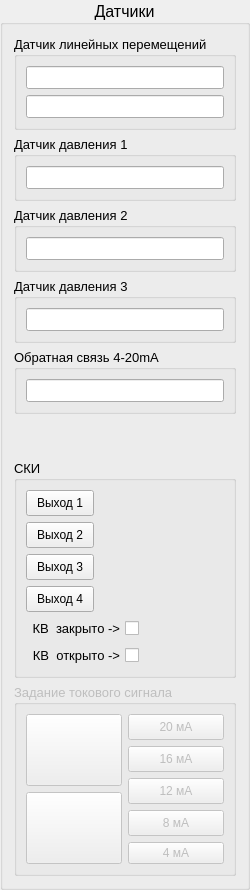
         <widget class="QGroupBox" name="groupBox_sensors">
          <property name="sizePolicy">
           <sizepolicy hsizetype="Maximum" vsizetype="Preferred">
            <horstretch>0</horstretch>
            <verstretch>0</verstretch>
           </sizepolicy>
          </property>
          <property name="maximumSize">
           <size>
            <width>300</width>
            <height>16777215</height>
           </size>
          </property>
          <property name="font">
           <font>
            <family>Segoe UI</family>
            <pointsize>12</pointsize>
           </font>
          </property>
          <property name="title">
           <string>Датчики</string>
          </property>
          <property name="alignment">
           <set>Qt::AlignmentFlag::AlignCenter</set>
          </property>
          <layout class="QVBoxLayout" name="verticalLayout_7">
           <item>
            <widget class="QGroupBox" name="groupBox_linearMotionSensor">
             <property name="font">
              <font>
               <family>Segoe UI</family>
               <pointsize>10</pointsize>
              </font>
             </property>
             <property name="title">
              <string>Датчик линейных перемещений</string>
             </property>
             <layout class="QVBoxLayout" name="verticalLayout_3">
              <item>
               <widget class="QLineEdit" name="lineEdit_linearSensor">
                <property name="sizePolicy">
                 <sizepolicy hsizetype="Preferred" vsizetype="Preferred">
                  <horstretch>0</horstretch>
                  <verstretch>0</verstretch>
                 </sizepolicy>
                </property>
                <property name="focusPolicy">
                 <enum>Qt::FocusPolicy::NoFocus</enum>
                </property>
                <property name="styleSheet">
                 <string notr="true">padding: 2px 2px;</string>
                </property>
                <property name="text">
                 <string/>
                </property>
                <property name="readOnly">
                 <bool>true</bool>
                </property>
               </widget>
              </item>
              <item>
               <widget class="QLineEdit" name="lineEdit_linearSensorPercent">
                <property name="sizePolicy">
                 <sizepolicy hsizetype="Preferred" vsizetype="Preferred">
                  <horstretch>0</horstretch>
                  <verstretch>0</verstretch>
                 </sizepolicy>
                </property>
                <property name="focusPolicy">
                 <enum>Qt::FocusPolicy::NoFocus</enum>
                </property>
                <property name="styleSheet">
                 <string notr="true">padding: 2px 2px;</string>
                </property>
                <property name="text">
                 <string/>
                </property>
                <property name="readOnly">
                 <bool>true</bool>
                </property>
               </widget>
              </item>
             </layout>
            </widget>
           </item>
           <item>
            <widget class="QGroupBox" name="groupBox_pressureSensor_1">
             <property name="font">
              <font>
               <family>Segoe UI</family>
               <pointsize>10</pointsize>
              </font>
             </property>
             <property name="title">
              <string>Датчик давления 1</string>
             </property>
             <layout class="QVBoxLayout" name="verticalLayout_6">
              <item>
               <widget class="QLineEdit" name="lineEdit_pressureSensor_1">
                <property name="sizePolicy">
                 <sizepolicy hsizetype="Preferred" vsizetype="Preferred">
                  <horstretch>0</horstretch>
                  <verstretch>0</verstretch>
                 </sizepolicy>
                </property>
                <property name="focusPolicy">
                 <enum>Qt::FocusPolicy::NoFocus</enum>
                </property>
                <property name="styleSheet">
                 <string notr="true">padding: 2px 2px;</string>
                </property>
                <property name="readOnly">
                 <bool>true</bool>
                </property>
               </widget>
              </item>
             </layout>
            </widget>
           </item>
           <item>
            <widget class="QGroupBox" name="groupBox_pressureSensor_2">
             <property name="font">
              <font>
               <family>Segoe UI</family>
               <pointsize>10</pointsize>
              </font>
             </property>
             <property name="title">
              <string>Датчик давления 2</string>
             </property>
             <layout class="QVBoxLayout" name="verticalLayout_4">
              <item>
               <widget class="QLineEdit" name="lineEdit_pressureSensor_2">
                <property name="sizePolicy">
                 <sizepolicy hsizetype="Preferred" vsizetype="Preferred">
                  <horstretch>0</horstretch>
                  <verstretch>0</verstretch>
                 </sizepolicy>
                </property>
                <property name="focusPolicy">
                 <enum>Qt::FocusPolicy::NoFocus</enum>
                </property>
                <property name="styleSheet">
                 <string notr="true">padding: 2px 2px;</string>
                </property>
                <property name="readOnly">
                 <bool>true</bool>
                </property>
               </widget>
              </item>
             </layout>
            </widget>
           </item>
           <item>
            <widget class="QGroupBox" name="groupBox_pressureSensor_3">
             <property name="font">
              <font>
               <family>Segoe UI</family>
               <pointsize>10</pointsize>
              </font>
             </property>
             <property name="title">
              <string>Датчик давления 3</string>
             </property>
             <layout class="QVBoxLayout" name="verticalLayout_5">
              <item>
               <widget class="QLineEdit" name="lineEdit_pressureSensor_3">
                <property name="sizePolicy">
                 <sizepolicy hsizetype="Preferred" vsizetype="Preferred">
                  <horstretch>0</horstretch>
                  <verstretch>0</verstretch>
                 </sizepolicy>
                </property>
                <property name="focusPolicy">
                 <enum>Qt::FocusPolicy::NoFocus</enum>
                </property>
                <property name="styleSheet">
                 <string notr="true">padding: 2px 2px;</string>
                </property>
                <property name="readOnly">
                 <bool>true</bool>
                </property>
               </widget>
              </item>
             </layout>
            </widget>
           </item>
           <item>
            <widget class="QGroupBox" name="groupBox_feedback_4_20mA">
             <property name="font">
              <font>
               <family>Segoe UI</family>
               <pointsize>10</pointsize>
              </font>
             </property>
             <property name="title">
              <string>Обратная связь 4-20mA</string>
             </property>
             <layout class="QVBoxLayout" name="verticalLayout_35">
              <item>
               <widget class="QLineEdit" name="lineEdit_feedback_4_20mA">
                <property name="sizePolicy">
                 <sizepolicy hsizetype="Preferred" vsizetype="Preferred">
                  <horstretch>0</horstretch>
                  <verstretch>0</verstretch>
                 </sizepolicy>
                </property>
                <property name="focusPolicy">
                 <enum>Qt::FocusPolicy::NoFocus</enum>
                </property>
                <property name="styleSheet">
                 <string notr="true">padding: 2px 2px;</string>
                </property>
                <property name="readOnly">
                 <bool>true</bool>
                </property>
               </widget>
              </item>
             </layout>
            </widget>
           </item>
           <item>
            <spacer name="verticalSpacer_2">
             <property name="orientation">
              <enum>Qt::Orientation::Vertical</enum>
             </property>
             <property name="sizeHint" stdset="0">
              <size>
               <width>20</width>
               <height>40</height>
              </size>
             </property>
            </spacer>
           </item>
           <item>
            <widget class="QGroupBox" name="groupBox_DO">
             <property name="enabled">
              <bool>true</bool>
             </property>
             <property name="font">
              <font>
               <family>Segoe UI</family>
               <pointsize>10</pointsize>
              </font>
             </property>
             <property name="title">
              <string>СКИ</string>
             </property>
             <layout class="QFormLayout" name="formLayout_2">
              <item row="0" column="0">
               <widget class="QPushButton" name="pushButton_DO0">
                <property name="sizePolicy">
                 <sizepolicy hsizetype="Maximum" vsizetype="Maximum">
                  <horstretch>0</horstretch>
                  <verstretch>0</verstretch>
                 </sizepolicy>
                </property>
                <property name="font">
                 <font>
                  <family>Segoe UI</family>
                  <pointsize>9</pointsize>
                 </font>
                </property>
                <property name="styleSheet">
                 <string notr="true">padding: 5px 10px;</string>
                </property>
                <property name="text">
                 <string>Выход 1</string>
                </property>
                <property name="checkable">
                 <bool>true</bool>
                </property>
                <property name="checked">
                 <bool>false</bool>
                </property>
                <property name="flat">
                 <bool>false</bool>
                </property>
               </widget>
              </item>
              <item row="1" column="0">
               <widget class="QPushButton" name="pushButton_DO1">
                <property name="sizePolicy">
                 <sizepolicy hsizetype="Minimum" vsizetype="Preferred">
                  <horstretch>0</horstretch>
                  <verstretch>0</verstretch>
                 </sizepolicy>
                </property>
                <property name="font">
                 <font>
                  <family>Segoe UI</family>
                  <pointsize>9</pointsize>
                 </font>
                </property>
                <property name="styleSheet">
                 <string notr="true">padding: 5px 10px;</string>
                </property>
                <property name="text">
                 <string>Выход 2</string>
                </property>
                <property name="checkable">
                 <bool>true</bool>
                </property>
                <property name="checked">
                 <bool>false</bool>
                </property>
                <property name="flat">
                 <bool>false</bool>
                </property>
               </widget>
              </item>
              <item row="2" column="0">
               <widget class="QPushButton" name="pushButton_DO2">
                <property name="sizePolicy">
                 <sizepolicy hsizetype="Minimum" vsizetype="Preferred">
                  <horstretch>0</horstretch>
                  <verstretch>0</verstretch>
                 </sizepolicy>
                </property>
                <property name="font">
                 <font>
                  <family>Segoe UI</family>
                  <pointsize>9</pointsize>
                 </font>
                </property>
                <property name="styleSheet">
                 <string notr="true">padding: 5px 10px;</string>
                </property>
                <property name="text">
                 <string>Выход 3</string>
                </property>
                <property name="checkable">
                 <bool>true</bool>
                </property>
                <property name="checked">
                 <bool>false</bool>
                </property>
                <property name="flat">
                 <bool>false</bool>
                </property>
               </widget>
              </item>
              <item row="3" column="0">
               <widget class="QPushButton" name="pushButton_DO3">
                <property name="sizePolicy">
                 <sizepolicy hsizetype="Minimum" vsizetype="Preferred">
                  <horstretch>0</horstretch>
                  <verstretch>0</verstretch>
                 </sizepolicy>
                </property>
                <property name="font">
                 <font>
                  <family>Segoe UI</family>
                  <pointsize>9</pointsize>
                 </font>
                </property>
                <property name="styleSheet">
                 <string notr="true">padding: 5px 10px;</string>
                </property>
                <property name="text">
                 <string>Выход 4</string>
                </property>
                <property name="checkable">
                 <bool>true</bool>
                </property>
                <property name="checked">
                 <bool>false</bool>
                </property>
                <property name="flat">
                 <bool>false</bool>
                </property>
               </widget>
              </item>
              <item row="4" column="0">
               <widget class="QCheckBox" name="checkBox_switch_3_0">
                <property name="sizePolicy">
                 <sizepolicy hsizetype="Preferred" vsizetype="Preferred">
                  <horstretch>0</horstretch>
                  <verstretch>0</verstretch>
                 </sizepolicy>
                </property>
                <property name="focusPolicy">
                 <enum>Qt::FocusPolicy::NoFocus</enum>
                </property>
                <property name="layoutDirection">
                 <enum>Qt::LayoutDirection::RightToLeft</enum>
                </property>
                <property name="text">
                 <string>КВ  закрыто -&gt;</string>
                </property>
                <property name="checkable">
                 <bool>true</bool>
                </property>
               </widget>
              </item>
              <item row="5" column="0">
               <widget class="QCheckBox" name="checkBox_switch_0_3">
                <property name="sizePolicy">
                 <sizepolicy hsizetype="Preferred" vsizetype="Preferred">
                  <horstretch>0</horstretch>
                  <verstretch>0</verstretch>
                 </sizepolicy>
                </property>
                <property name="focusPolicy">
                 <enum>Qt::FocusPolicy::NoFocus</enum>
                </property>
                <property name="layoutDirection">
                 <enum>Qt::LayoutDirection::RightToLeft</enum>
                </property>
                <property name="text">
                 <string>КВ  открыто -&gt;</string>
                </property>
                <property name="checkable">
                 <bool>true</bool>
                </property>
                <property name="checked">
                 <bool>false</bool>
                </property>
               </widget>
              </item>
             </layout>
            </widget>
           </item>
           <item>
            <widget class="QGroupBox" name="groupBox_settingCurrentSignal">
             <property name="enabled">
              <bool>false</bool>
             </property>
             <property name="font">
              <font>
               <family>Segoe UI</family>
               <pointsize>10</pointsize>
              </font>
             </property>
             <property name="title">
              <string>Задание токового сигнала</string>
             </property>
             <layout class="QHBoxLayout" name="horizontalLayout_11">
              <item>
               <layout class="QVBoxLayout" name="verticalLayout_arrow">
                <item>
                 <widget class="QToolButton" name="toolButton_arrowUp">
                  <property name="sizePolicy">
                   <sizepolicy hsizetype="Preferred" vsizetype="Preferred">
                    <horstretch>0</horstretch>
                    <verstretch>0</verstretch>
                   </sizepolicy>
                  </property>
                  <property name="text">
                   <string/>
                  </property>
                  <property name="shortcut">
                   <string>Up</string>
                  </property>
                 </widget>
                </item>
                <item>
                 <widget class="QToolButton" name="toolButton_arrowDown">
                  <property name="sizePolicy">
                   <sizepolicy hsizetype="Preferred" vsizetype="Preferred">
                    <horstretch>0</horstretch>
                    <verstretch>0</verstretch>
                   </sizepolicy>
                  </property>
                  <property name="text">
                   <string/>
                  </property>
                  <property name="shortcut">
                   <string>Down</string>
                  </property>
                 </widget>
                </item>
               </layout>
              </item>
              <item>
               <layout class="QVBoxLayout" name="verticalLayout_signalsButton">
                <item>
                 <widget class="QPushButton" name="pushButton_signal_20mA">
                  <property name="font">
                   <font>
                    <family>Segoe UI</family>
                    <pointsize>9</pointsize>
                   </font>
                  </property>
                  <property name="styleSheet">
                   <string notr="true">padding: 5px 5px;</string>
                  </property>
                  <property name="text">
                   <string>20 мА</string>
                  </property>
                 </widget>
                </item>
                <item>
                 <widget class="QPushButton" name="pushButton_signal_16mA">
                  <property name="font">
                   <font>
                    <family>Segoe UI</family>
                    <pointsize>9</pointsize>
                   </font>
                  </property>
                  <property name="styleSheet">
                   <string notr="true">padding: 5px 5px;</string>
                  </property>
                  <property name="text">
                   <string>16 мА</string>
                  </property>
                 </widget>
                </item>
                <item>
                 <widget class="QPushButton" name="pushButton_signal_12mA">
                  <property name="font">
                   <font>
                    <family>Segoe UI</family>
                    <pointsize>9</pointsize>
                   </font>
                  </property>
                  <property name="styleSheet">
                   <string notr="true">padding: 5px 5px;</string>
                  </property>
                  <property name="text">
                   <string>12 мА</string>
                  </property>
                 </widget>
                </item>
                <item>
                 <widget class="QPushButton" name="pushButton_signal_8mA">
                  <property name="font">
                   <font>
                    <family>Segoe UI</family>
                    <pointsize>9</pointsize>
                   </font>
                  </property>
                  <property name="styleSheet">
                   <string notr="true">padding: 5px 5px;</string>
                  </property>
                  <property name="text">
                   <string>8 мА</string>
                  </property>
                 </widget>
                </item>
                <item>
                 <widget class="QPushButton" name="pushButton_signal_4mA">
                  <property name="font">
                   <font>
                    <family>Segoe UI</family>
                    <pointsize>9</pointsize>
                   </font>
                  </property>
                  <property name="text">
                   <string>4 мА</string>
                  </property>
                 </widget>
                </item>
               </layout>
              </item>
             </layout>
            </widget>
           </item>
          </layout>
         </widget>
